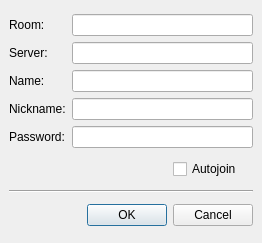
<ui version="4.0" >
 <class>editbookmark</class>
 <widget class="QDialog" name="editbookmark" >
  <property name="geometry" >
   <rect>
    <x>0</x>
    <y>0</y>
    <width>262</width>
    <height>243</height>
   </rect>
  </property>
  <property name="windowTitle" >
   <string>Edit bookmark</string>
  </property>
  <property name="windowIcon" >
   <iconset>images/16x16/apps/jabbim.png</iconset>
  </property>
  <layout class="QGridLayout" >
   <property name="margin" >
    <number>9</number>
   </property>
   <property name="spacing" >
    <number>6</number>
   </property>
   <item row="3" column="0" >
    <spacer>
     <property name="orientation" >
      <enum>Qt::Horizontal</enum>
     </property>
     <property name="sizeHint" >
      <size>
       <width>141</width>
       <height>20</height>
      </size>
     </property>
    </spacer>
   </item>
   <item row="1" column="0" colspan="2" >
    <spacer>
     <property name="orientation" >
      <enum>Qt::Horizontal</enum>
     </property>
     <property name="sizeHint" >
      <size>
       <width>191</width>
       <height>20</height>
      </size>
     </property>
    </spacer>
   </item>
   <item row="3" column="1" colspan="2" >
    <layout class="QHBoxLayout" >
     <property name="margin" >
      <number>0</number>
     </property>
     <property name="spacing" >
      <number>6</number>
     </property>
     <item>
      <widget class="QPushButton" name="pushButton" >
       <property name="text" >
        <string>OK</string>
       </property>
      </widget>
     </item>
     <item>
      <widget class="QPushButton" name="pushButton_2" >
       <property name="text" >
        <string>Cancel</string>
       </property>
      </widget>
     </item>
    </layout>
   </item>
   <item row="0" column="0" colspan="3" >
    <layout class="QHBoxLayout" >
     <property name="margin" >
      <number>0</number>
     </property>
     <property name="spacing" >
      <number>6</number>
     </property>
     <item>
      <layout class="QVBoxLayout" >
       <property name="margin" >
        <number>0</number>
       </property>
       <property name="spacing" >
        <number>6</number>
       </property>
       <item>
        <widget class="QLabel" name="label" >
         <property name="text" >
          <string>Room:</string>
         </property>
        </widget>
       </item>
       <item>
        <widget class="QLabel" name="label_3" >
         <property name="text" >
          <string>Server:</string>
         </property>
        </widget>
       </item>
       <item>
        <widget class="QLabel" name="label_4" >
         <property name="text" >
          <string>Name:</string>
         </property>
        </widget>
       </item>
       <item>
        <widget class="QLabel" name="label_2" >
         <property name="text" >
          <string>Nickname:</string>
         </property>
        </widget>
       </item>
       <item>
        <widget class="QLabel" name="label_5" >
         <property name="text" >
          <string>Password:</string>
         </property>
        </widget>
       </item>
      </layout>
     </item>
     <item>
      <layout class="QVBoxLayout" >
       <property name="margin" >
        <number>0</number>
       </property>
       <property name="spacing" >
        <number>6</number>
       </property>
       <item>
        <widget class="QLineEdit" name="room" />
       </item>
       <item>
        <widget class="QLineEdit" name="server" />
       </item>
       <item>
        <widget class="QLineEdit" name="name" />
       </item>
       <item>
        <widget class="QLineEdit" name="nickname" />
       </item>
       <item>
        <widget class="QLineEdit" name="password" />
       </item>
      </layout>
     </item>
    </layout>
   </item>
   <item row="1" column="2" >
    <widget class="QCheckBox" name="autojoin" >
     <property name="text" >
      <string>Autojoin</string>
     </property>
    </widget>
   </item>
   <item row="2" column="0" colspan="3" >
    <widget class="Line" name="line" >
     <property name="orientation" >
      <enum>Qt::Horizontal</enum>
     </property>
    </widget>
   </item>
  </layout>
 </widget>
 <resources/>
 <connections>
  <connection>
   <sender>pushButton</sender>
   <signal>clicked()</signal>
   <receiver>editbookmark</receiver>
   <slot>accept()</slot>
   <hints>
    <hint type="sourcelabel" >
     <x>149</x>
     <y>156</y>
    </hint>
    <hint type="destinationlabel" >
     <x>85</x>
     <y>131</y>
    </hint>
   </hints>
  </connection>
  <connection>
   <sender>pushButton_2</sender>
   <signal>clicked()</signal>
   <receiver>editbookmark</receiver>
   <slot>reject()</slot>
   <hints>
    <hint type="sourcelabel" >
     <x>262</x>
     <y>148</y>
    </hint>
    <hint type="destinationlabel" >
     <x>296</x>
     <y>111</y>
    </hint>
   </hints>
  </connection>
 </connections>
</ui>
